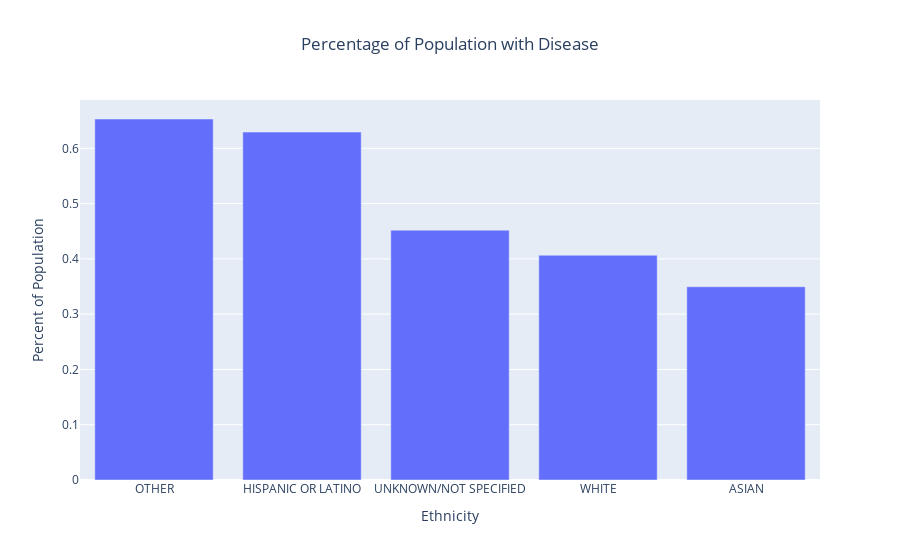

Notebook code for this chart:
### Code cell
# Plot relative disease frequency 
fig = px.bar(disease_freq(diagnosis,'Hyperpotassemia'), x='ethnicity', y='row_id', title = 'Percentage of Population with Disease', labels = {'ethnicity': 'Ethnicity', 'row_id':'Percent of Population'})
fig.update_layout(title_x=.50)
fig.show()

### Figure 1 — Plotly figure (JSON) as saved in the notebook; plotly's stock layout.template omitted (floating-point values rounded to 4 significant figures)
{"data": [{"alignmentgroup": "True", "hovertemplate": "Ethnicity=%{x}<br>Percent of Population=%{y}<extra></extra>", "legendgroup": "", "marker": {"color": "#636efa"}, "name": "", "offsetgroup": "", "orientation": "v", "showlegend": false, "textposition": "auto", "type": "bar", "x": ["OTHER", "HISPANIC OR LATINO", "UNKNOWN/NOT SPECIFIED", "WHITE", "ASIAN"], "xaxis": "x", "y": [0.6531, 0.6294, 0.452, 0.4065, 0.3496], "yaxis": "y"}], "layout": {"autosize": true, "barmode": "relative", "legend": {"tracegroupgap": 0}, "title": {"text": "Percentage of Population with Disease", "x": 0.5}, "xaxis": {"anchor": "y", "autorange": true, "domain": [0, 1], "range": [-0.5, 4.5], "title": {"text": "Ethnicity"}, "type": "category"}, "yaxis": {"anchor": "x", "autorange": true, "domain": [0, 1], "range": [0, 0.6875], "title": {"text": "Percent of Population"}, "type": "linear"}}}
